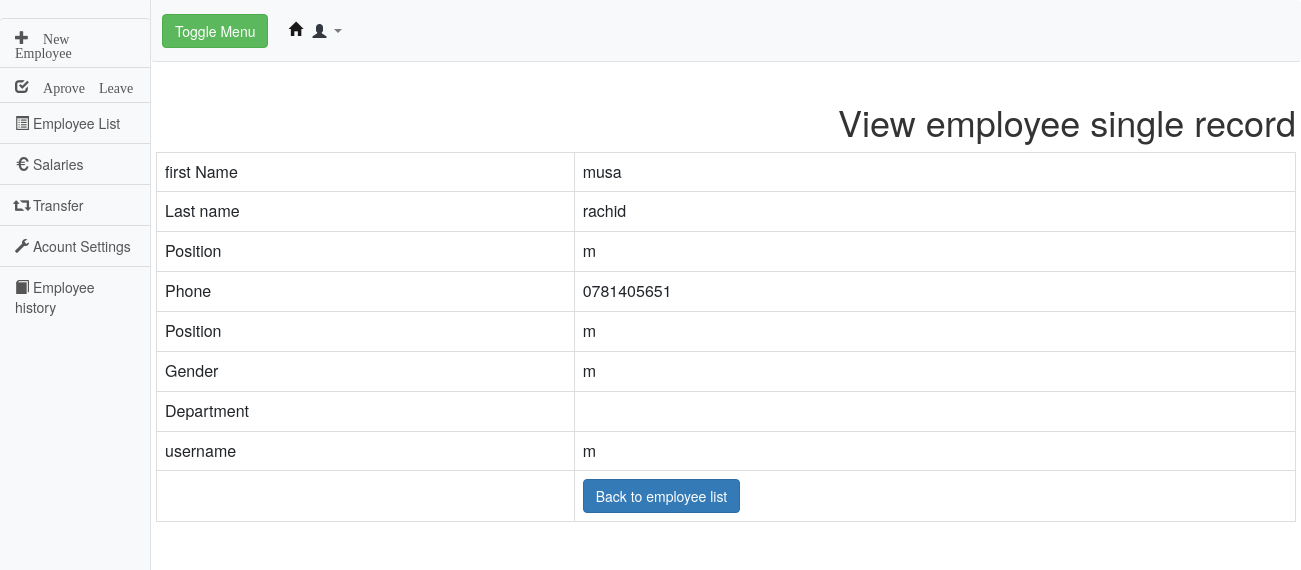
Page /employee_view.php?id=1 on the committed database.
### tables this page shows
CREATE TABLE `employee` (
  `id` int(11) NOT NULL auto_increment,
  `email` varchar(255) NOT NULL,
  `fname` varchar(255) NOT NULL,
  `lname` varchar(255) NOT NULL,
  `phone` varchar(255) NOT NULL,
  `gender` varchar(255) NOT NULL,
  `position` varchar(255) NOT NULL,
  `username` varchar(255) NOT NULL,
  `password` varchar(255) NOT NULL,
  `usertype` varchar(255) NOT NULL default 'employee',
  PRIMARY KEY  (`id`)
);

### employee_view.php (the view, shortened to what this page needs)
<?php
if(isset($_GET["id"]) && !empty(trim($_GET["id"]))){
    require_once "config.php";
    $sql = "SELECT * FROM employee WHERE id = ?";
    if($stmt = mysqli_prepare($link, $sql)){
        mysqli_stmt_bind_param($stmt, "i", $param_id);
        if(mysqli_stmt_execute($stmt)){
            $result = mysqli_stmt_get_result($stmt);
            if(mysqli_num_rows($result) == 1){
                $row = mysqli_fetch_array($result, MYSQLI_ASSOC);
            } else{
                header("location: error.php");
                exit();
            }
        } else{
            echo "Oops! Something went wrong. Please try again later.";
        }
    }
} else{
    header("location: error.php");
    exit();
}
?>
<html>
<head>
<link rel="stylesheet" href="https://maxcdn.bootstrapcdn.com/bootstrap/3.4.0/css/bootstrap.min.css">
<link href="vendor/bootstrap/css/bootstrap.min.css" rel="stylesheet">
<link href="css/simple-sidebar.css" rel="stylesheet">
<link rel="stylesheet" href="https://stackpath.bootstrapcdn.com/bootstrap/4.3.1/css/bootstrap.min.css">
<link rel="stylesheet" href="https://maxcdn.bootstrapcdn.com/bootstrap/3.3.7/css/bootstrap.css">
</head>
<body>
<div class="d-flex" id="wrapper">
    <div class="bg-light border-right" id="sidebar-wrapper">
      <div class="sidebar-heading "><?php echo $_SESSION['first']; ?> </div>
      <div class="list-group list-group-flush">
        <a href="addemployee.php" class="list-group-item list-group-item-action bg-light"><span class="glyphicon  glyphicon-plus"> New Employee</span></a>
        <a href="aprovevac.php" class="list-group-item list-group-item-action bg-light"> <span class="glyphicon glyphicon-check"> Aprove Leave</span></a>
        <a href="employee_report.php" class="list-group-item list-group-item-action bg-light"><span class="glyphicon glyphicon-list-alt"></span>  Employee List</a>
        <a href="salary.php" class="list-group-item list-group-item-action bg-light"><span class="glyphicon glyphicon-eur"></span> Salaries</a>
        <a href="employee_transfer.php" class="list-group-item list-group-item-action bg-light"> <span class="glyphicon glyphicon-retweet"></span> Transfer</a>
        <a href="hr-transfer.php" class="list-group-item list-group-item-action bg-light"> <span class="glyphicon glyphicon-wrench"></span> Acount Settings</a>
        <a href="working_history.php" class="list-group-item list-group-item-action bg-light"> <span class=" glyphicon glyphicon-book"></span> Employee history</a>
      </div>
    </div>
    <div id="page-content-wrapper">
      <nav class="navbar navbar-expand-lg navbar-light bg-light border-bottom">
        <button class="btn btn-success" id="menu-toggle">Toggle Menu</button>
        <div class="collapse navbar-collapse" id="navbarSupportedContent">
          <ul class="navbar-nav ml-auto mt-2 mt-lg-0">
            <li class="nav-item active">
              <a  class="nav-link" href="human-resource.php">
          <span class="glyphicon glyphicon-home"></span>
        </a>
            </li>
            <li class="nav-item dropdown">
              <a  class="nav-link dropdown-toggle"  id="navbarDropdown" role="button" data-toggle="dropdown" aria-haspopup="true" aria-expanded="false">
              <span class="glyphicon text-dark glyphicon-user"></span>
              </a>
            </li>
          </ul>
        </div>
      </nav>
<div class="container">
<div class="row">
<div class="col-lg col-sm-12"></div>
<table class='table table-hover  table-bordered'>
<center> <h1>View employee single record</h1> </center>
    <tr>
        <td> first Name</td>
        <td><?php echo $row["fname"]; ?></td>
    </tr>
    <tr>
        <td>Last name</td>
        <td><?php echo $row["lname"]; ?></td>
    </tr>
    <tr>
        <td>Position</td>
        <td><?php echo $row["position"]; ?></td>
    </tr>
    <tr>
        <td>Phone</td>
        <td><?php echo $row["phone"]; ?></td>
    </tr>
    <tr>
        <td>Position</td>
        <td><?php echo $row["position"]; ?></td>
    </tr>
    <tr>
        <td>Gender</td>
        <td><?php echo $row["gender"]; ?></td>
    </tr>
    <tr>
        <td>Department</td>
        <td><?php echo $row["department"]; ?></td>
    </tr>
    <tr>
        <td>username</td>
        <td><?php echo $row["username"]; ?></td>
    </tr>
    <tr>
        <td></td>
        <td>
            <a href='employee_report.php' class='btn btn-primary'>Back to employee list</a>
        </td>
    </tr>
</table>
</div>
</div>
</div>
</div>
</body>
</html>

### css/simple-sidebar.css (style rules this page uses)
body { overflow-x: hidden; }
#sidebar-wrapper { min-height: 100vh; margin-left: -15rem; -webkit-transition: margin .25s ease-out; -moz-transition: margin .25s ease-out; -o-transition: margin .25s ease-out; transition: margin .25s ease-out; }
#sidebar-wrapper .sidebar-heading { padding: 0.875rem 1.25rem; font-size: 1.2rem; }
#sidebar-wrapper .list-group { width: 15rem; }
#page-content-wrapper { min-width: 100vw; }
@media (min-width: 768px) { #sidebar-wrapper { margin-left: 0; } }
@media (min-width: 768px) { #page-content-wrapper { min-width: 0; width: 100%; } }

### rows in the picture
employee: fname "musa", lname "rachid", position "m", phone "0781405651", gender "m", username "m"
